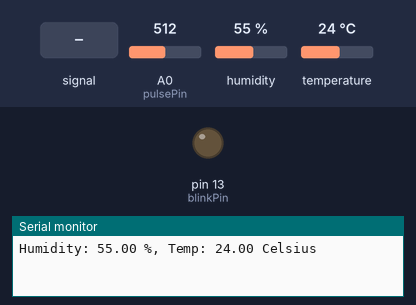
Bench run of a sketch on a simulated Arduino Uno, built with avr-gcc and run on an emulated ATmega328P. Shown: output pins drawn as LEDs (lit = HIGH), the last lines printed to the serial monitor. Inputs (shaded band) come from the test bench; at power-on: A0 (pulsePin) = 512, humidity 55 %, temperature 24 °C.

Above: at 1.2 s.
1.3 s: A0 (pulsePin) fed a 2 Hz sine of ±306 counts around its level
At 1.62 s:
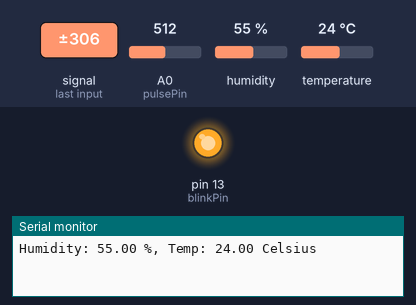
5.0 s: A0 (pulsePin) set to 524
At 5.5 s:
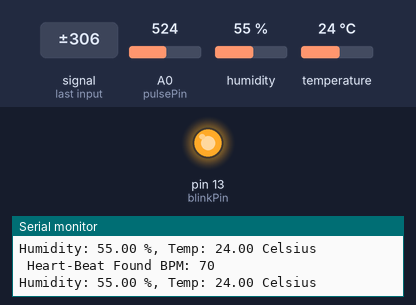
6.5 s: A0 (pulsePin) set to 511
At 9.9 s:
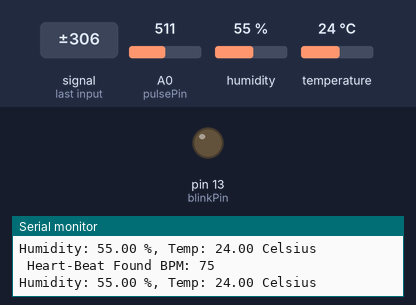
10.5 s: A0 (pulsePin) set to 535
At 10.8 s:
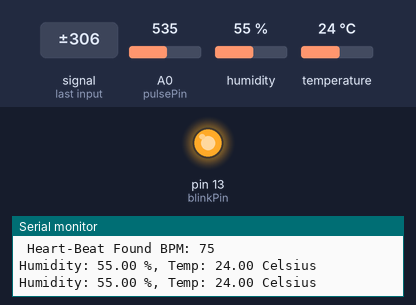
Timing chart, 0 to 13.0 s (numbered marks = the images above; inputs shaded):
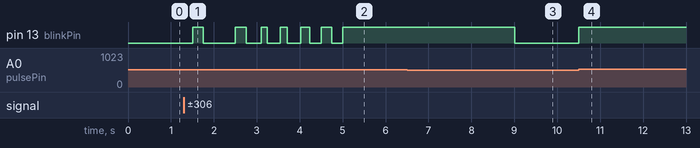

The sketch:

DHT_11_plus_pulse.ino
```cpp
#include <DHT.h>
#define DHTPIN A1
#define DHTTYPE DHT11

DHT dht(DHTPIN, DHTTYPE);


int chk;
float hum;
float temp;

int pulsePin = A0;
int blinkPin = 13;


volatile int BPM;
volatile int Signal;
volatile int IBI = 600;
volatile boolean Pulse = false;
volatile boolean QS = false;

static boolean serialVisual = true;

volatile int rate[10];
volatile unsigned long sampleCounter = 0;
volatile unsigned long lastBeatTime = 0;
volatile int P = 512;
volatile int T = 512;
volatile int thresh = 525;
volatile int amp = 100;
volatile boolean firstBeat = true;
volatile boolean secondBeat = false;

void setup()
{
    Serial.begin(9600);
	dht.begin();

   pinMode(blinkPin,OUTPUT);

  interruptSetup();

}


void loop()
{

    hum = dht.readHumidity();
    temp= dht.readTemperature();

    Serial.print("Humidity: ");
    Serial.print(hum);
    Serial.print(" %, Temp: ");
    Serial.print(temp);
    Serial.println(" Celsius");
    delay(2000);

    serialOutput();

  if (QS == true)
    {


      serialOutputWhenBeatHappens();
      QS = false;
    }

  delay(20);
}


void interruptSetup()
{

  TCCR2A = 0x02;
  TCCR2B = 0x06;
  OCR2A = 0X7C;
  TIMSK2 = 0x02;
  sei();
}


void serialOutput()
{
 if (serialVisual == true)
  {
     arduinoSerialMonitorVisual('-', Signal);
  }
 else
  {
      sendDataToSerial('S', Signal);
   }
}


void serialOutputWhenBeatHappens()
{
 if (serialVisual == true)
   {
     Serial.print(" Heart-Beat Found ");
     Serial.print("BPM: ");
     Serial.println(BPM);
   }
 else
   {
     sendDataToSerial('B',BPM);
     sendDataToSerial('Q',IBI);
   }
}


void arduinoSerialMonitorVisual(char symbol, int data )
{
  const int sensorMin = 0;
  const int sensorMax = 1024;
  int sensorReading = data;
  int range = map(sensorReading, sensorMin, sensorMax, 0, 11);


}


void sendDataToSerial(char symbol, int data )
{
   Serial.print(symbol);
   Serial.println(data);
}

ISR(TIMER2_COMPA_vect)
{
  cli();
  Signal = analogRead(pulsePin);
  sampleCounter += 2;
  int N = sampleCounter - lastBeatTime;

  if(Signal < thresh && N > (IBI/5)*3)
    {
      if (Signal < T)
      {
        T = Signal;
      }
    }

  if(Signal > thresh && Signal > P)
    {
      P = Signal;
    }


  if (N > 250)
  {
    if ( (Signal > thresh) && (Pulse == false) && (N > (IBI/5)*3) )
      {
        Pulse = true;
        digitalWrite(blinkPin,HIGH);
        IBI = sampleCounter - lastBeatTime;
        lastBeatTime = sampleCounter;

        if(secondBeat)
        {
          secondBeat = false;
          for(int i=0; i<=9; i++)
          {
            rate[i] = IBI;
          }
        }

        if(firstBeat)
        {
          firstBeat = false;
          secondBeat = true;
          sei();
          return;
        }

      word runningTotal = 0;

      for(int i=0; i<=8; i++)
        {
          rate[i] = rate[i+1];
          runningTotal += rate[i];
        }

      rate[9] = IBI;
      runningTotal += rate[9];
      runningTotal /= 10;
      BPM = 60000/runningTotal;
      QS = true;

    }
  }

  if (Signal < thresh && Pulse == true)
    {
      digitalWrite(blinkPin,LOW);
      Pulse = false;
      amp = P - T;
      thresh = amp/2 + T;
      P = thresh;
      T = thresh;
    }

  if (N > 2500)
    {
      thresh = 512;
      P = 512;
      T = 512;
      lastBeatTime = sampleCounter;
      firstBeat = true;
      secondBeat = false;
    }

  sei();
}   
```

Measured:
- after the input at 1.3 s, pin 13 (blinkPin): LOW → HIGH after 0.20 s, → LOW 0.24 s later, → HIGH 0.75 s later, → LOW 0.25 s later, … (12 changes in this stretch)
- after the input at 5.0 s, pin 13 (blinkPin): goes on until 5.0 s, then stays HIGH
- after the input at 6.5 s, pin 13 (blinkPin): HIGH → LOW after 2.5 s
- after the input at 10.5 s, pin 13 (blinkPin): LOW → HIGH at once
